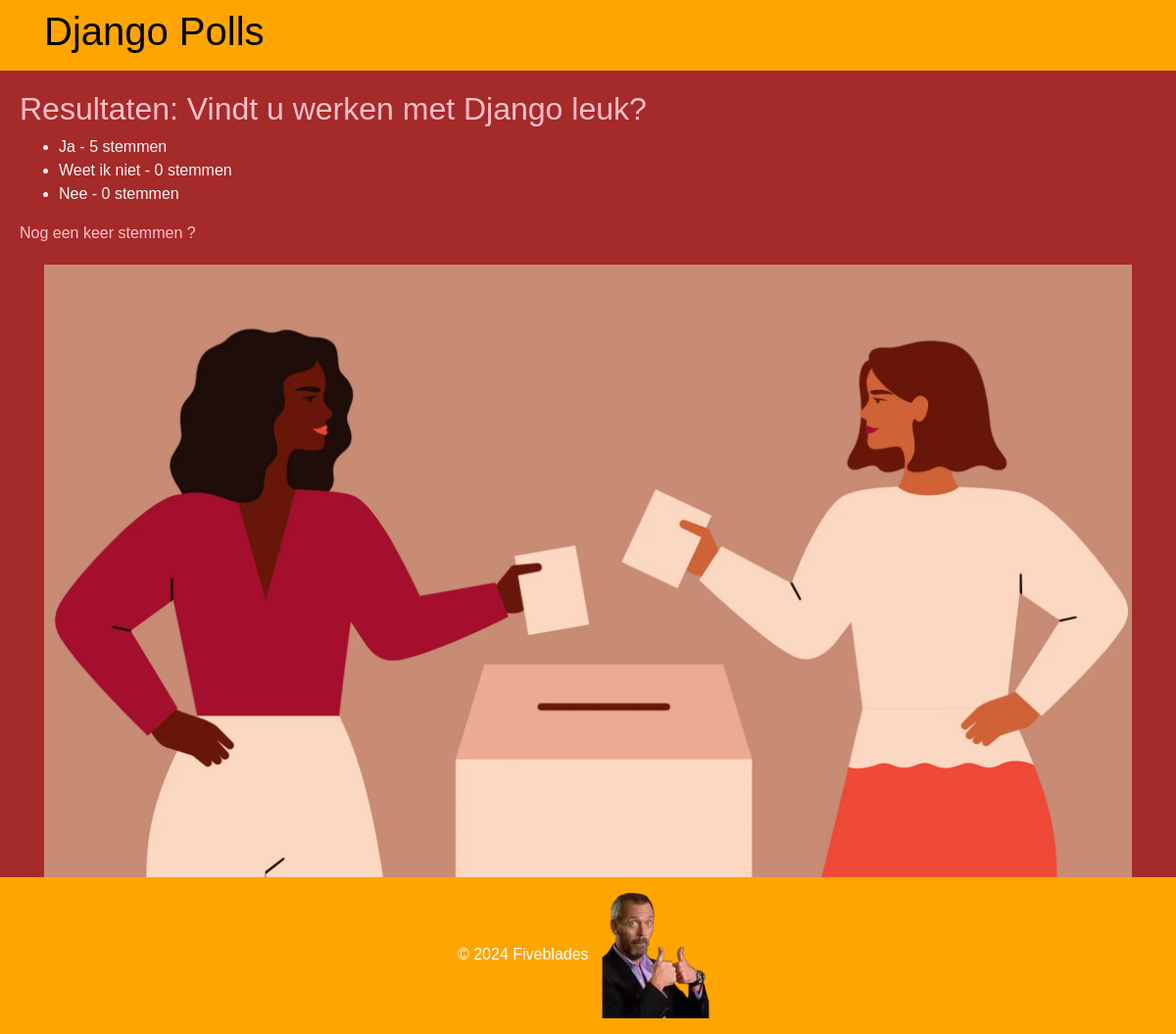
/1/results/, run on an earlier commit of the app's database.
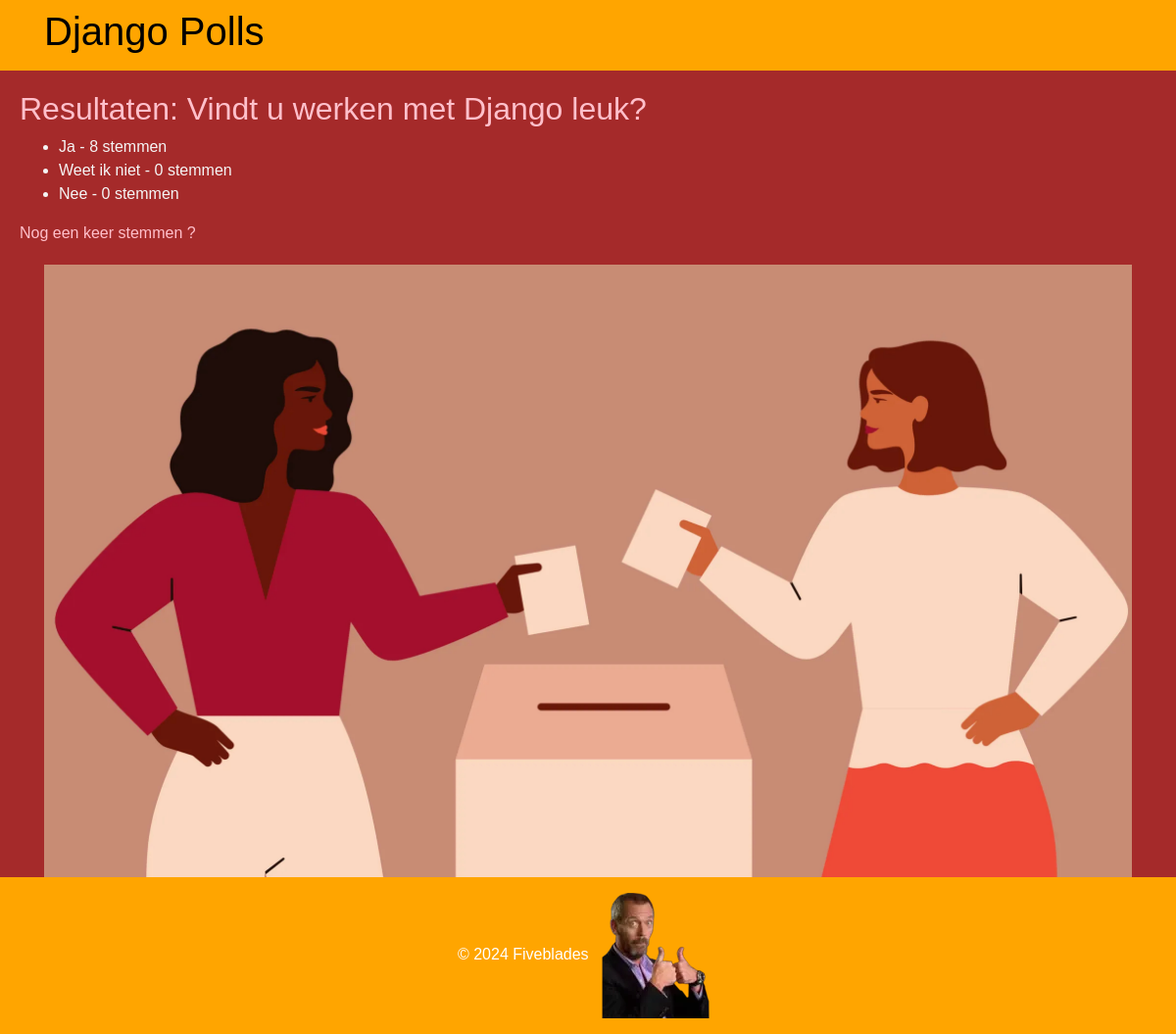
And on a later commit of the database.
### polls/models.py (models this page shows)
class Choice(models.Model):
    poll = models.ForeignKey(Poll, on_delete=models.CASCADE)
    choice_text = models.CharField(max_length=100)
    votes = models.IntegerField(default=0)

### polls/views.py (the view)
# urls.py: path('<int:poll_id>/results/', views.results, name='results'),
def results(request, poll_id):
    poll = get_object_or_404(Poll, pk=poll_id)
    return render(request, 'polls/results.html', {'poll': poll})

### polls/templates/polls/results.html (shortened to what this page needs)
{% extends 'polls/base.html' %}
{% block content %}
    <h2>Resultaten: {{ poll.question }}</h2>
    <ul>
        {% for choice in poll.choice_set.all %}
            <li>{{ choice.choice_text }} - {{ choice.votes }} stemmen</li>
        {% endfor %}
    </ul>
    <a class="link" href="{% url 'polls:detail' poll.id %}">Nog een keer stemmen ?</a>
{% endblock %}

What changed in the data, as far as the page shows it:
changed Choice "Ja": votes "5" → "8"
